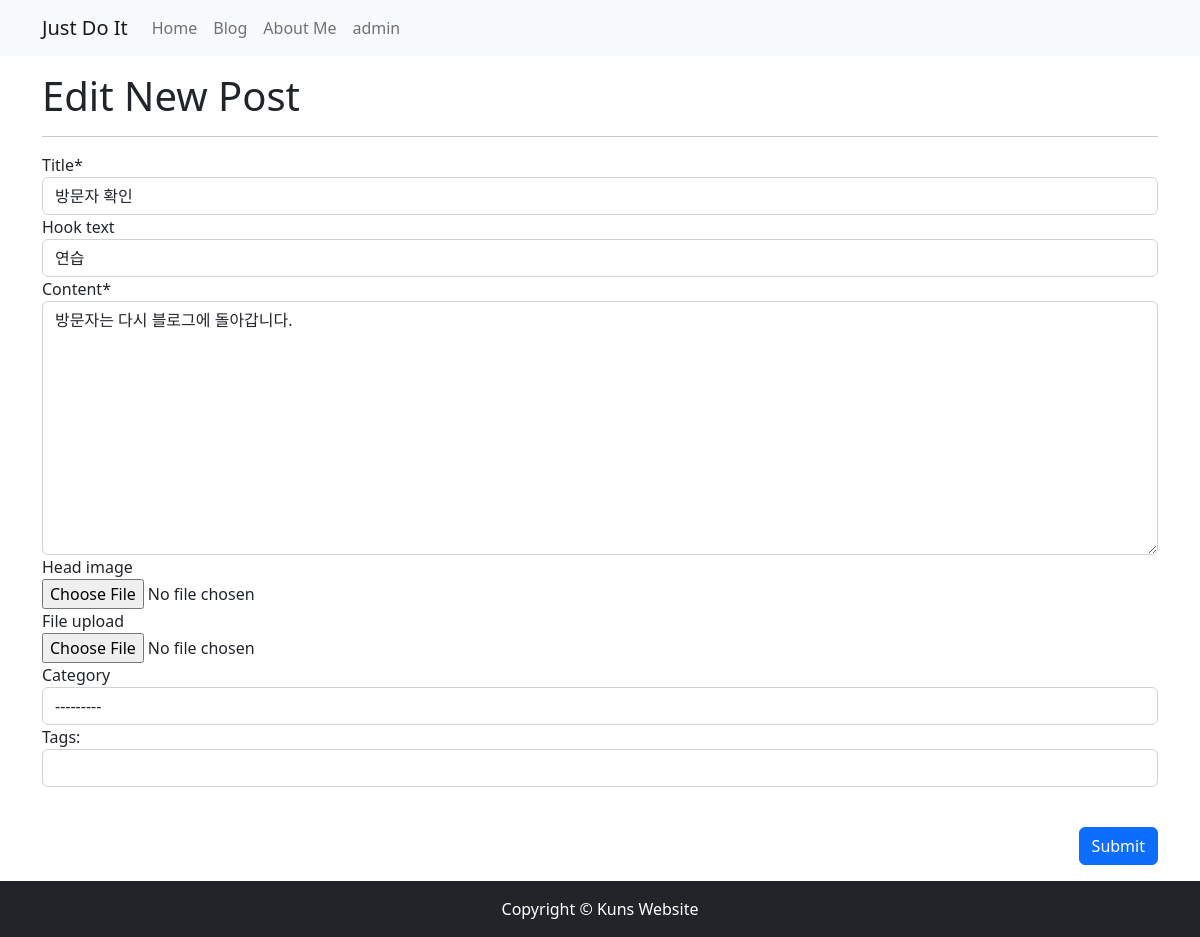
The app's page /blog/update_post/6 (signed in) with its own data.
### blog/models.py (models this page shows, shortened)
class Post(models.Model):
    title = models.CharField(max_length=30) # 최대길이
    hook_text = models.CharField(max_length=100, blank=True)
    content = models.TextField() # 문자열 길이 제한 없다
    head_image = models.ImageField(upload_to='blog/images/%Y/%m/%d/',blank=True)
    file_upload = models.FileField(upload_to='blog/files/%Y/%m/%d/',blank=True)
    created_at = models.DateTimeField(auto_now_add=True) # 현재시간으로 자동저장
    updated_at = models.DateTimeField(auto_now=True) # 다시 저장한 현재시간으로 자동저장
    author = models.ForeignKey(User,null=True, on_delete=models.SET_NULL)
    category = models.ForeignKey(Category, null = True, blank= True, on_delete=models.SET_NULL)
    tags = models.ManyToManyField(Tag, blank=True)

### blog/views.py (the view, shortened to what this page needs)
# urls.py: path('update_post/<int:pk>',views.PostUpdate.as_view()),
class PostUpdate(LoginRequiredMixin, UpdateView):
    model = Post
    fields = ['title', 'hook_text', 'content', 'head_image', 'file_upload', 'category']
    template_name = 'blog/post_update_form.html'
    def get_context_data(self, **kwargs):
        context = super(PostUpdate, self).get_context_data()
        if self.object.tags.exists():
            tags_str_list = list()
            for t in self.object.tags.all():
                tags_str_list.append(t.name)
            context['tags_str_default'] = '; '.join(tags_str_list)
        return context
    def dispatch(self, request, *args, **kwargs):
        if request.user.is_authenticated and request.user == self.get_object().author:
            return super(PostUpdate, self).dispatch(request, *args, **kwargs)
        else:
            raise PermissionDenied

### blog/models.py (called while the page is built)
    def __str__(self):
        return self.name

### blog/templates/blog/post_update_form.html (shortened to what this page needs)
{% extends 'blog/base_full_width.html' %}
{% load crispy_forms_tags %}
{% block main_area %}
    <h1>Edit New Post</h1>
    <hr/>
    <form method="post" enctype="multipart/form-data">{% csrf_token %}
        {{ form | crispy }}
        <div id="div_id_tags_str">
            <th><label for="id_tags_str">Tags:</label></th>
            <td><input type="text" name="tags_str" id="id_tags_str" class="textinput textInput form-control"></td>
        </div>
        <p>
<br>
        </p>
        <p><button type="submit" class="btn btn-primary float-end">Submit</button></p>
    </form>
{% endblock %}

### blog/templates/blog/navbar.html (shortened to what this page needs)
    {% load socialaccount %}
    <nav class="navbar navbar-expand-lg navbar-light bg-light">
        <div class="container">
            <a class="navbar-brand" href="/">Just Do It</a>
            <div class="collapse navbar-collapse" id="navbarNavDropdown">
                <ul class="navbar-nav">
                    <li class="nav-item active">
                        <a class="nav-link" href="/">Home</a>
                    </li>
                    <li class="nav-item">
                        <a class="nav-link" href="/blog/">Blog</a>
                    </li>
                    <li class="nav-item">
                        <a class="nav-link" href="/about_me/">About Me</a>
                    </li>
                </ul>
                <ul class="navbar-nav ml-auto">
                    {% if user.is_authenticated %}
                    <li class="nav-item dropdown">
                        <a class="nav-link" dropdown-toggle" href="#" id="navbarNavDropdownMenyLink" role="button"
                        data-toggle="dropdown" aria-haspopup="true" aria-expanded="false">{{ user.username }}</a>
                    </li>
                    {% else %}
                    <li class="nav-item">
                        <a class="nav-link" href="#" data-toggle="modal" data-target="#loginModal">Log In</a>
                    </li>
                    {% endif %}
                </ul>
            </div>
        </div>
    </nav>

### records on screen
Post: title "방문자 확인", hook_text "연습", content "방문자는 다시 블로그에 돌아갑니다.", category "---------"

### other values on screen
{{ user.username }} "admin"
